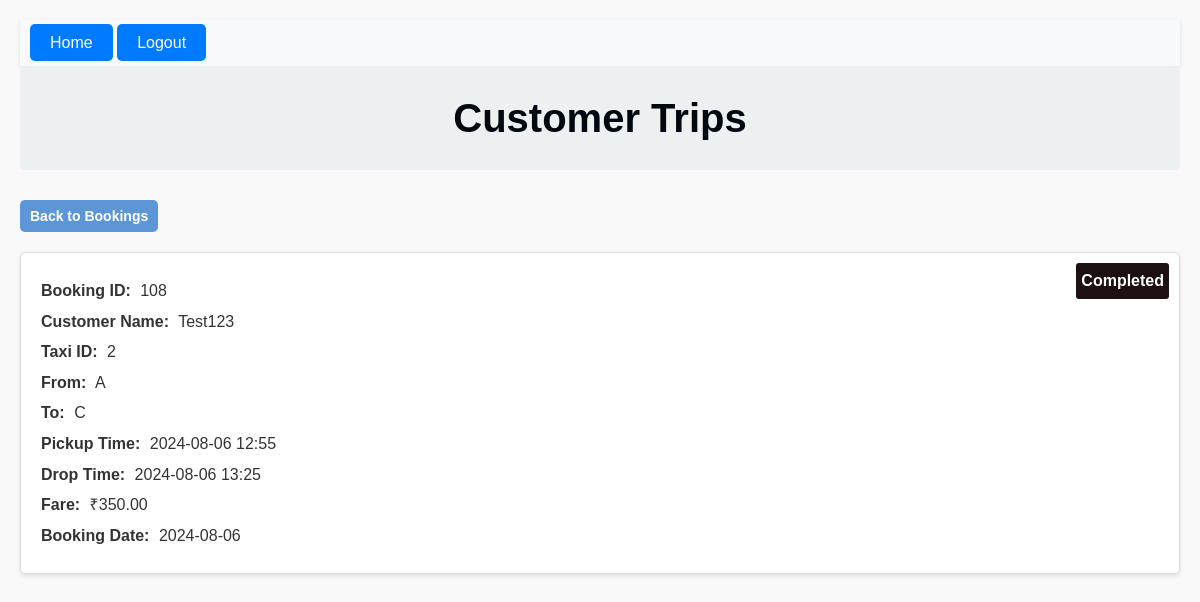
Before: /customer-trips/14/ (signed in) with the older database file.
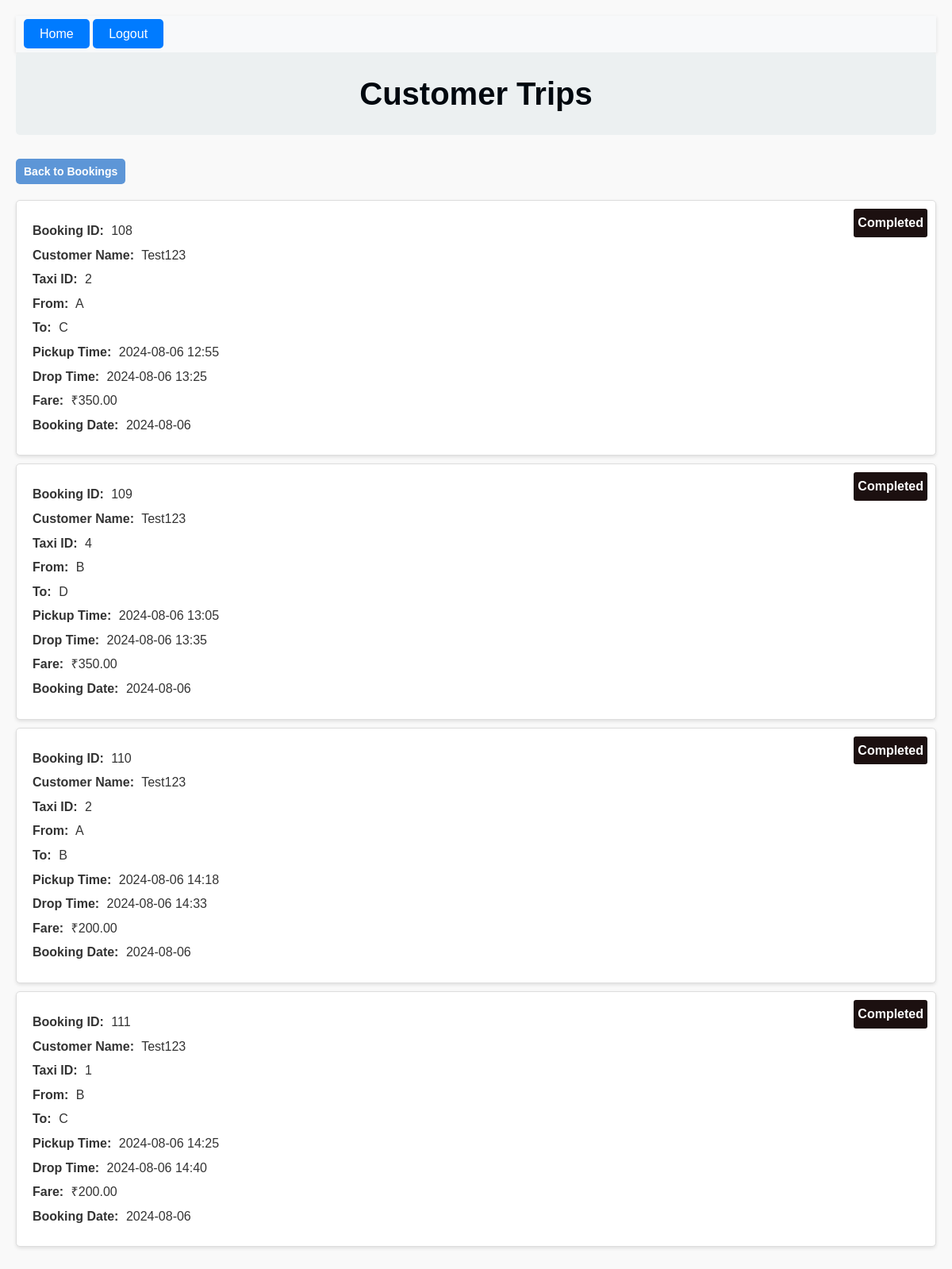
After: the same page with the newer database file.
### bookings/models.py (models this page shows, shortened)
class Booking(models.Model):
    booking_id = models.AutoField(primary_key=True)
    taxi = models.ForeignKey(Taxi, on_delete=models.CASCADE)
    customer = models.ForeignKey(Customer, on_delete=models.CASCADE)
    pickup_point = models.CharField(max_length=1, choices=[('A', 'A'), ('B', 'B'), ('C', 'C'), ('D', 'D'), ('E', 'E'), ('F', 'F')])
    drop_point = models.CharField(max_length=1, choices=[('A', 'A'), ('B', 'B'), ('C', 'C'), ('D', 'D'), ('E', 'E'), ('F', 'F')])
    pickup_time = models.DateTimeField()
    drop_time = models.DateTimeField(default=None, null=True, blank=True)
    booking_time = models.TimeField(auto_now_add=True)
    booking_date = models.DateField(auto_now_add=True)
    fare_amount = models.DecimalField(max_digits=10, decimal_places=2,default=0)

class Customer(models.Model):
    user = models.OneToOneField(User, null=True, blank=True, on_delete=models.SET_NULL)
    customer_id = models.AutoField(primary_key=True)
    customer_name = models.CharField(max_length=255)
    address_line1 = models.CharField(max_length=255, null=True, blank=True)
    city = models.CharField(max_length=100, null=True, blank=True)
    postal_code = models.CharField(max_length=20, null=True, blank=True)
    country = models.CharField(max_length=100, null=True, blank=True)

class Taxi(models.Model):
    taxi_id = models.AutoField(primary_key=True)
    driver = models.OneToOneField(User, on_delete=models.SET_NULL, null=True, related_name='assigned_taxi')
    current_location = models.CharField(max_length=1, choices=[('A', 'A'), ('B', 'B'), ('C', 'C'), ('D', 'D'), ('E', 'E'), ('F', 'F')],default='A')
    earnings = models.DecimalField(max_digits=10, decimal_places=2, default=0.0)
    location_index = models.IntegerField(default=0)

### bookings/views.py (the view)
# urls.py: path('customer-trips/<int:customer_id>/', views.view_customer_trips, name='view_customer_trips'),
@login_required
def view_customer_trips(request, customer_id):
    if request.user.is_superuser or (hasattr(request.user, 'customer') and request.user.customer.customer_id == customer_id):
        customer_bookings = Booking.objects.filter(customer_id=customer_id)
        now = timezone.now()
        context = {
            'customer_bookings': customer_bookings,
            'now': now
        }
        return render(request, 'customer_trips.html', context)
    else:
        messages.error(request, "You don't have permission to view these trips.")
        return redirect('display_taxi_details')

### bookings/templates/customer_trips.html (shortened to what this page needs)
{% extends 'base.html' %}
{% block content %}
<body class="customer-body">
    <h1 class="customer-header">Customer Trips</h1>
    <div class="back-to-bookings">
        <a href="{% url 'display_taxi_details' %}" class="back-btn">Back to Bookings</a>
    </div>
    {% for booking in customer_bookings %}
    <div class="trip">
        {% if booking.drop_time < now %}
            <div class="completed-label">Completed</div>
        {% endif %}
        <p><strong>Booking ID:</strong> {{ booking.booking_id }}</p>
        <p><strong>Customer Name:</strong> {{ booking.customer.customer_name }}</p>
        <p><strong>Taxi ID:</strong> {{ booking.taxi.taxi_id }}</p>
        <p><strong>From:</strong> {{ booking.pickup_point }}</p>
        <p><strong>To:</strong> {{ booking.drop_point }}</p>
        <p><strong>Pickup Time:</strong> {{ booking.pickup_time|date:"Y-m-d H:i" }}</p>
        <p><strong>Drop Time:</strong> {{ booking.drop_time|date:"Y-m-d H:i" }}</p>
        <p><strong>Fare:</strong> ₹{{ booking.fare_amount }}</p>
        <p><strong>Booking Date:</strong> {{ booking.booking_date|date:"Y-m-d" }}</p>
    </div>
    {% endfor %}
</body>
{% endblock %}

Changed rows visible on the page:
added Booking: shows "Completed", booking_id "109", customer.customer_name "Test123", taxi.taxi_id "4", pickup_point "B", drop_point "D", pickup_time "2024-08-06 13:05", drop_time "2024-08-06 13:35", fare_amount "350.00", booking_date "2024-08-06"
added Booking: shows "Completed", booking_id "110", customer.customer_name "Test123", taxi.taxi_id "2", pickup_point "A", drop_point "B", pickup_time "2024-08-06 14:18", drop_time "2024-08-06 14:33", fare_amount "200.00", booking_date "2024-08-06"
added Booking: shows "Completed", booking_id "111", customer.customer_name "Test123", taxi.taxi_id "1", pickup_point "B", drop_point "C", pickup_time "2024-08-06 14:25", drop_time "2024-08-06 14:40", fare_amount "200.00", booking_date "2024-08-06"
